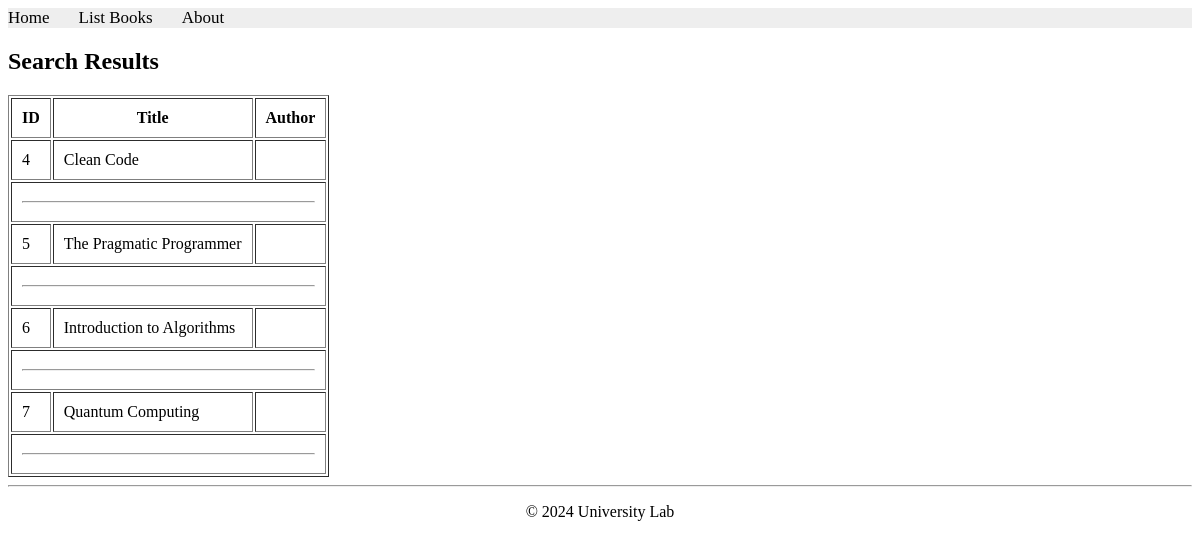
The app's page /books/lab8/task1/, older data.
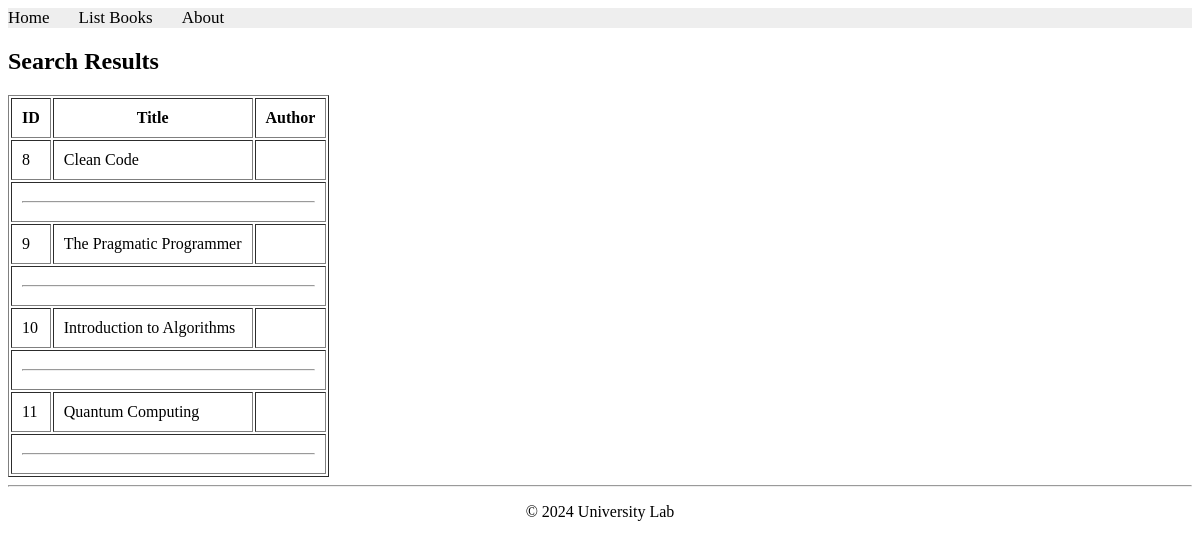
The same page, newer data.
### apps/bookmodule/models.py (models this page shows)
class Book(models.Model):
    title = models.CharField(max_length=100)
    price = models.FloatField(default=0.0)
    quantity = models.IntegerField(default=1)
    pubdate = models.DateTimeField()
    rating = models.SmallIntegerField(default=1)
    publisher = models.ForeignKey(Publisher, null=True, on_delete=models.SET_NULL)
    authors = models.ManyToManyField(Author)

### apps/bookmodule/views.py (the view)
# urls.py: path('lab8/task1/', views.lab8_task1, name="lab8_task1"),
def lab8_task1(request):
    mybooks = Book.objects.filter(Q(price__lte=80))
    return render(request, 'bookmodule/bookList.html', {'books': mybooks})

### apps/templates/bookmodule/bookList.html (shortened to what this page needs)
{% extends "layouts/base.html" %}
{% load static %}
{% block content %}
<h2>Search Results</h2>
{% if books %}
    <table border="1" cellpadding="10">
        <tr>
            <th>ID</th>
            <th>Title</th>
            <th>Author</th>
        </tr>
        {% for obj in books %}
        <tr>
            <td>{{ obj.id }}</td>
            <td>{{ obj.title }}</td>
            <td>{{ obj.author }}</td>
        </tr>
        <tr><td colspan="3"><hr></td></tr>
        {% endfor %}
    </table>
{% else %}
    <p>No books found. Please try a different keyword.</p>
{% endif %}
{% endblock content %}

### apps/templates/layouts/base.html (shortened to what this page needs)
{% load static %}
<!DOCTYPE html>
<html lang="en">
<head>
    <link rel="stylesheet" href="{% static 'styles.css' %}">
    <link rel="stylesheet" href="https://cdnjs.cloudflare.com/ajax/libs/fontawesome/4.7.0/css/font-awesome.min.css">
</head>
<body>
    {% include 'includes/header.html' %}
    <div class="container">
        {% block content %}{% endblock %}
    </div>
    <hr>
    <p style="text-align: center;">© 2024 University Lab</p>
</body>
</html>

### apps/templates/includes/header.html
<div class="topnav">
    <a href="{% url 'books.index' %}">Home</a>
    <a href="{% url 'books.list_books' %}">List Books</a>
    <a href="{% url 'books.aboutus' %}">About</a>
</div>

### apps/static/styles.css (style rules this page uses)
.topnav { background-color: #eeeeee; width: 100%; }
.topnav a { color: #000000; text-align: center; margin-right: 25px; text-decoration: none; font-size: 17px; }

Row changes from the older to the newer data that the page shows:
removed Book: id "4", title "Clean Code"
removed Book: id "5", title "The Pragmatic Programmer"
removed Book: id "6", title "Introduction to Algorithms"
removed Book: id "7", title "Quantum Computing"
added Book: id "8", title "Clean Code"
added Book: id "9", title "The Pragmatic Programmer"
added Book: id "10", title "Introduction to Algorithms"
added Book: id "11", title "Quantum Computing"
